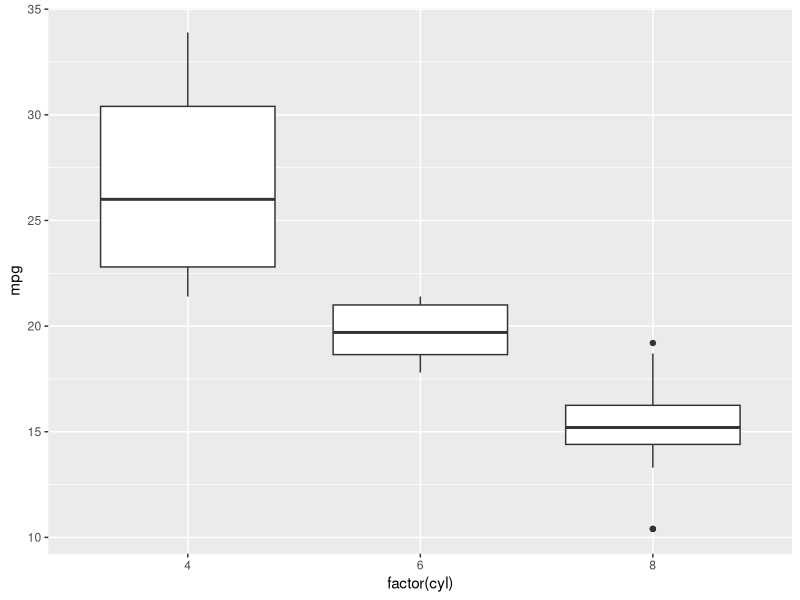

This figure's R source:
## ---- chunk 1
library(tidyverse) 
## ---- chunk 2
ggplot(mtcars, aes(x = factor(cyl), y = mpg)) + geom_boxplot()
